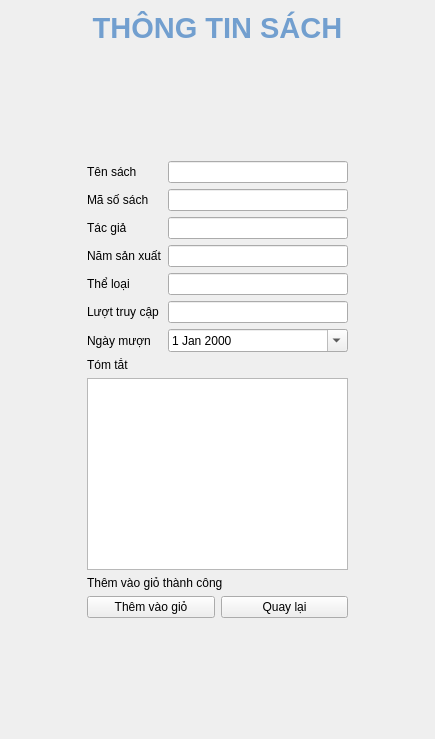
      <widget class="QWidget" name="findBook_2">
       <layout class="QGridLayout" name="gridLayout_4">
        <item row="0" column="0" colspan="3">
         <widget class="QLabel" name="label_29">
          <property name="text">
           <string>&lt;html&gt;&lt;head/&gt;&lt;body&gt;&lt;p align=&quot;center&quot;&gt;&lt;span style=&quot; font-size:22pt; font-weight:600; color:#729fcf;&quot;&gt;THÔNG TIN SÁCH&lt;/span&gt;&lt;/p&gt;&lt;/body&gt;&lt;/html&gt;</string>
          </property>
         </widget>
        </item>
        <item row="12" column="1">
         <spacer name="verticalSpacer_4">
          <property name="orientation">
           <enum>Qt::Vertical</enum>
          </property>
          <property name="sizeHint" stdset="0">
           <size>
            <width>20</width>
            <height>40</height>
           </size>
          </property>
         </spacer>
        </item>
        <item row="1" column="0">
         <spacer name="verticalSpacer_10">
          <property name="orientation">
           <enum>Qt::Vertical</enum>
          </property>
          <property name="sizeHint" stdset="0">
           <size>
            <width>20</width>
            <height>40</height>
           </size>
          </property>
         </spacer>
        </item>
        <item row="2" column="1">
         <spacer name="verticalSpacer_3">
          <property name="orientation">
           <enum>Qt::Vertical</enum>
          </property>
          <property name="sizeHint" stdset="0">
           <size>
            <width>20</width>
            <height>40</height>
           </size>
          </property>
         </spacer>
        </item>
        <item row="13" column="1">
         <spacer name="verticalSpacer_11">
          <property name="orientation">
           <enum>Qt::Vertical</enum>
          </property>
          <property name="sizeHint" stdset="0">
           <size>
            <width>20</width>
            <height>40</height>
           </size>
          </property>
         </spacer>
        </item>
        <item row="3" column="0">
         <spacer name="horizontalSpacer_4">
          <property name="orientation">
           <enum>Qt::Horizontal</enum>
          </property>
          <property name="sizeHint" stdset="0">
           <size>
            <width>40</width>
            <height>20</height>
           </size>
          </property>
         </spacer>
        </item>
        <item row="3" column="2">
         <spacer name="horizontalSpacer_5">
          <property name="orientation">
           <enum>Qt::Horizontal</enum>
          </property>
          <property name="sizeHint" stdset="0">
           <size>
            <width>40</width>
            <height>20</height>
           </size>
          </property>
         </spacer>
        </item>
        <item row="3" column="1">
         <widget class="QWidget" name="book_Form" native="true">
          <layout class="QVBoxLayout" name="verticalLayout_7">
           <property name="leftMargin">
            <number>30</number>
           </property>
           <property name="topMargin">
            <number>30</number>
           </property>
           <property name="rightMargin">
            <number>30</number>
           </property>
           <property name="bottomMargin">
            <number>30</number>
           </property>
           <item>
            <layout class="QHBoxLayout" name="horizontalLayout">
             <item>
              <widget class="QLabel" name="label_4">
               <property name="text">
                <string>Tên sách</string>
               </property>
              </widget>
             </item>
             <item>
              <widget class="QLineEdit" name="findBook_bookTitleLine">
               <property name="minimumSize">
                <size>
                 <width>180</width>
                 <height>0</height>
                </size>
               </property>
               <property name="maximumSize">
                <size>
                 <width>180</width>
                 <height>16777215</height>
                </size>
               </property>
              </widget>
             </item>
            </layout>
           </item>
           <item>
            <layout class="QHBoxLayout" name="horizontalLayout_4">
             <item>
              <widget class="QLabel" name="label_5">
               <property name="text">
                <string>Mã số sách</string>
               </property>
              </widget>
             </item>
             <item>
              <widget class="QLineEdit" name="findBook_bookIDLine">
               <property name="minimumSize">
                <size>
                 <width>180</width>
                 <height>0</height>
                </size>
               </property>
               <property name="maximumSize">
                <size>
                 <width>180</width>
                 <height>16777215</height>
                </size>
               </property>
              </widget>
             </item>
            </layout>
           </item>
           <item>
            <layout class="QHBoxLayout" name="horizontalLayout_5">
             <item>
              <widget class="QLabel" name="label_6">
               <property name="text">
                <string>Tác giả</string>
               </property>
              </widget>
             </item>
             <item>
              <widget class="QLineEdit" name="findBook_authorLine">
               <property name="minimumSize">
                <size>
                 <width>180</width>
                 <height>0</height>
                </size>
               </property>
               <property name="maximumSize">
                <size>
                 <width>180</width>
                 <height>16777215</height>
                </size>
               </property>
              </widget>
             </item>
            </layout>
           </item>
           <item>
            <layout class="QHBoxLayout" name="horizontalLayout_6">
             <item>
              <widget class="QLabel" name="label_7">
               <property name="text">
                <string>Năm sản xuất</string>
               </property>
              </widget>
             </item>
             <item>
              <widget class="QLineEdit" name="findBook_yearLine">
               <property name="minimumSize">
                <size>
                 <width>180</width>
                 <height>0</height>
                </size>
               </property>
               <property name="maximumSize">
                <size>
                 <width>180</width>
                 <height>16777215</height>
                </size>
               </property>
              </widget>
             </item>
            </layout>
           </item>
           <item>
            <layout class="QHBoxLayout" name="horizontalLayout_7">
             <item>
              <widget class="QLabel" name="label_8">
               <property name="text">
                <string>Thể loại</string>
               </property>
              </widget>
             </item>
             <item>
              <widget class="QLineEdit" name="findBook_typeLine">
               <property name="minimumSize">
                <size>
                 <width>180</width>
                 <height>0</height>
                </size>
               </property>
               <property name="maximumSize">
                <size>
                 <width>180</width>
                 <height>16777215</height>
                </size>
               </property>
              </widget>
             </item>
            </layout>
           </item>
           <item>
            <layout class="QHBoxLayout" name="horizontalLayout_8">
             <item>
              <widget class="QLabel" name="label_9">
               <property name="text">
                <string>Lượt truy cập</string>
               </property>
              </widget>
             </item>
             <item>
              <widget class="QLineEdit" name="findBook_timesALine">
               <property name="minimumSize">
                <size>
                 <width>180</width>
                 <height>0</height>
                </size>
               </property>
               <property name="maximumSize">
                <size>
                 <width>180</width>
                 <height>16777215</height>
                </size>
               </property>
              </widget>
             </item>
            </layout>
           </item>
           <item>
            <layout class="QHBoxLayout" name="horizontalLayout_30">
             <property name="topMargin">
              <number>0</number>
             </property>
             <item>
              <widget class="QLabel" name="label_38">
               <property name="text">
                <string>Ngày mượn</string>
               </property>
              </widget>
             </item>
             <item>
              <widget class="QDateEdit" name="findBook_dateLine">
               <property name="minimumSize">
                <size>
                 <width>180</width>
                 <height>0</height>
                </size>
               </property>
               <property name="maximumSize">
                <size>
                 <width>180</width>
                 <height>16777215</height>
                </size>
               </property>
               <property name="calendarPopup">
                <bool>true</bool>
               </property>
              </widget>
             </item>
            </layout>
           </item>
           <item>
            <layout class="QVBoxLayout" name="verticalLayout_2">
             <item>
              <widget class="QLabel" name="label_10">
               <property name="text">
                <string>Tóm tắt</string>
               </property>
              </widget>
             </item>
             <item>
              <widget class="QPlainTextEdit" name="findBook_summary"/>
             </item>
            </layout>
           </item>
           <item>
            <widget class="QLabel" name="findBook_rentLabel">
             <property name="text">
              <string>Thêm vào giỏ thành công</string>
             </property>
            </widget>
           </item>
           <item>
            <layout class="QHBoxLayout" name="horizontalLayout_9">
             <property name="bottomMargin">
              <number>0</number>
             </property>
             <item>
              <widget class="QPushButton" name="findBook_rentButton">
               <property name="text">
                <string>Thêm vào giỏ</string>
               </property>
              </widget>
             </item>
             <item>
              <widget class="QPushButton" name="findBook_backButton_1">
               <property name="text">
                <string>Quay lại</string>
               </property>
              </widget>
             </item>
            </layout>
           </item>
          </layout>
         </widget>
        </item>
       </layout>
      </widget>
